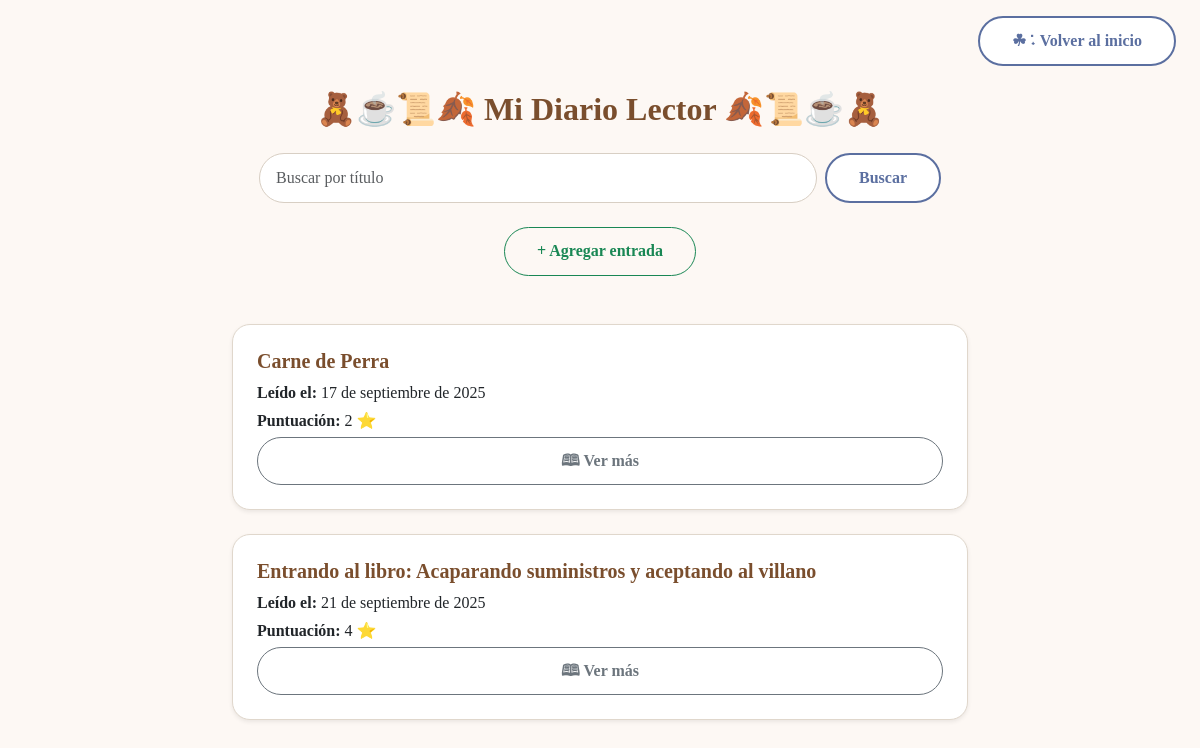
/diario/ (signed in), run on an earlier commit of the app's database.
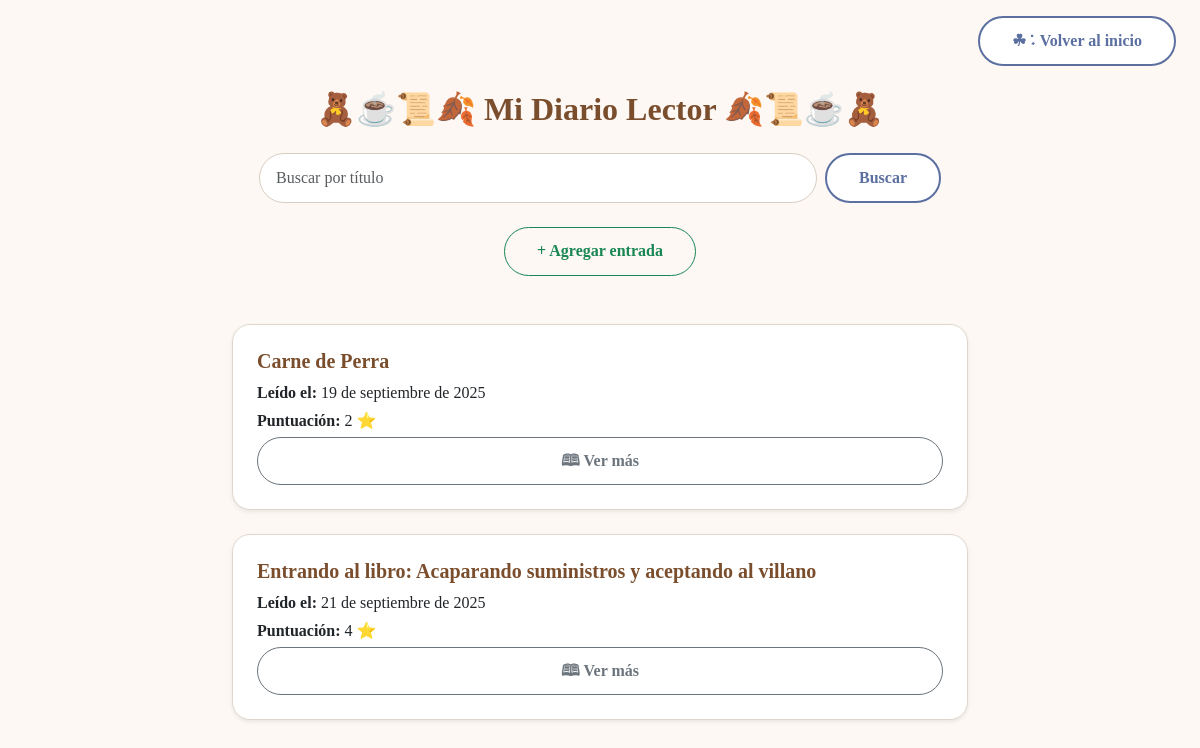
And on a later commit of the database.
### biblioteca/models.py (models this page shows, shortened)
class DiarioLector(models.Model):
    usuario = models.ForeignKey(User, on_delete=models.CASCADE) # Usuario dueño del diario
    libro_leido = models.ForeignKey(LibroLeido, on_delete=models.CASCADE) # Libro al que pertenece la entrada
    fecha = models.DateField(auto_now_add=True) # Fecha de la entrada (se asigna automáticamente al crear)
    puntuacion = models.IntegerField(default=0) #Puntuación del libro de 0 a 5
    frase_iconica = models.TextField(blank=True) # Frase memorable o cita del libro
    punto_clave = models.TextField(blank=True) # Momento o idea central del libro
    nota_personal = models.TextField(blank=True) # Reflexión o comentario personal sobre la lectura

class LibroLeido(models.Model):
    usuario = models.ForeignKey(User, on_delete=models.CASCADE) # Usuario que leyó el libro
    titulo = models.CharField(max_length=200, default="Sin título")  # Título personalizado (editable)
    autor = models.CharField(max_length=100, default="Desconocido")  # Autor del libro
    categoria = models.ManyToManyField(Categoria, blank=True)  # Categorías asociadas
    resumen = models.TextField() # Breve descripción del contenido o experiencia lectora
    estado = models.CharField(max_length=20, choices=ESTADO_LIBRO) # Estado de lectura
    fecha_inicio = models.DateField(null=True, blank=True) # Fecha en que se comenzó el libro
    fecha_fin = models.DateField(null=True, blank=True) # Fecha en que se terminó el libro
    pdf = models.FileField(upload_to='libros/', null=True, blank=True) # Archivo PDF del libro (opcional)
    link = models.URLField(blank=True, null=True) # Enlace al libro en línea (opcional)

### biblioteca/views.py (the view)
# urls.py: path('diario/', views.diario_lector, name='diario_lector'), # Diario lector (notas, frases y reflexiones personales)
@login_required
def diario_lector(request):
    query = request.GET.get('q')
    diarios = DiarioLector.objects.filter(usuario=request.user)
    if query:
        diarios = diarios.filter(
            Q(libro_leido__titulo__icontains=query) |
            Q(libro_leido__autor__icontains=query)
        )
    return render(request, 'biblioteca/diario_lector.html', {'diarios': diarios})

### templates/biblioteca/diario_lector.html (shortened to what this page needs)
{% load static %}
<!DOCTYPE html>
<html lang="es">
<head>
    <link rel="stylesheet" href="https://cdn.jsdelivr.net/npm/bootstrap@5.3.0/dist/css/bootstrap.min.css">
    <link rel="stylesheet" href="{% static 'css/diario.css' %}">
</head>
<body class="bg-cream">
<div class="d-flex justify-content-end me-4 mt-3">
    <a href="{% url 'inicio' %}" class="btn btn-outline-primary rounded-pill">☘︎ ݁˖ Volver al inicio</a>
</div>
<div class="container mt-4">
    <h2 class="text-center mb-4 title-cozy">🧸☕📜🍂 Mi Diario Lector 🍂📜☕🧸</h2>
    <form class="d-flex mb-4 justify-content-center" method="get">
        <input class="form-control me-2 w-50 input-cozy" type="search" name="q"
               placeholder="Buscar por título"
               value="{{ query|default:'' }}">
        <button class="btn btn-outline-primary rounded-pill" type="submit">Buscar</button>
    </form>
    <div class="text-center mb-5">
        <a href="{% url 'agregar_entrada' %}" class="btn btn-outline-success btn-custom">+ Agregar entrada</a>
    </div>
    <div class="row justify-content-center">
        {% for entrada in diarios %}
        <div class="col-md-8 mb-4">
            <div class="card p-4 shadow-sm libro-card">
                <h5 class="text-brown fw-bold">{{ entrada.libro_leido.titulo }}</h5>
                <p class="mb-1"><strong>Leído el:</strong> {{ entrada.libro_leido.fecha_fin }}</p>
                <p class="mb-1"><strong>Puntuación:</strong> {{ entrada.puntuacion }} ⭐</p>
            <button class="btn btn-outline-secondary btn-custom"
                data-bs-toggle="modal" data-bs-target="#modalEntrada{{ entrada.id }}">
                🕮 Ver más
            </button>
        </div>
    </div>
        {% empty %}
        <p class="text-center text-muted">No hay entradas aún.</p>
        {% endfor %}
    </div>
</div>
</body>
</html>

What changed in the data, as far as the page shows it:
changed through a linked row, DiarioLector "Carne de Perra": libro_leido.fecha_fin "17 de septiembre de 2025" → "19 de septiembre de 2025"
